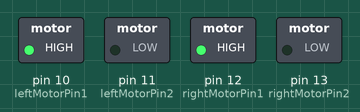
This sketch was run on a simulated Arduino Uno, built with avr-gcc and run on an emulated ATmega328P. Parts: switched loads named in the sketch (green lamp = pin HIGH).

Above: at 0.1 s.
Timing chart, 0 to 1.6 s (numbered marks = the images above):
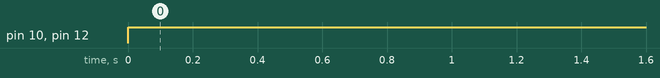

The sketch:

Line_Follow.ino
```cpp
// Define the pin numbers for the sensors and motors
const int leftSensorPin = 2;  // Left sensor connected to digital pin 2
const int rightSensorPin = 4; // Right sensor connected to digital pin 3
const int leftMotorPin1 = 10;  // Left motor control pin 1
const int leftMotorPin2 = 11;  // Left motor control pin 2
const int rightMotorPin1 = 12; // Right motor control pin 1
const int rightMotorPin2 = 13; // Right motor control pin 2

// Define the threshold for detecting the line
const int threshold = 500; // Adjust this value according to your sensors

// Define motor control functions
void forward() {
  digitalWrite(leftMotorPin1, HIGH);
  digitalWrite(leftMotorPin2, LOW);
  digitalWrite(rightMotorPin1, HIGH);
  digitalWrite(rightMotorPin2, LOW);
}

void left() {
  digitalWrite(leftMotorPin1, LOW);
  digitalWrite(leftMotorPin2, HIGH);
  digitalWrite(rightMotorPin1, HIGH);
  digitalWrite(rightMotorPin2, LOW);
}

void right() {
  digitalWrite(leftMotorPin1, HIGH);
  digitalWrite(leftMotorPin2, LOW);
  digitalWrite(rightMotorPin1, LOW);
  digitalWrite(rightMotorPin2, HIGH);
}

void stopMotors() {
  digitalWrite(leftMotorPin1, LOW);
  digitalWrite(leftMotorPin2, LOW);
  digitalWrite(rightMotorPin1, LOW);
  digitalWrite(rightMotorPin2, LOW);
}

void setup() {
  // Initialize sensor pins as INPUT
  pinMode(leftSensorPin, INPUT);
  pinMode(rightSensorPin, INPUT);

  // Initialize motor control pins as OUTPUT
  pinMode(leftMotorPin1, OUTPUT);
  pinMode(leftMotorPin2, OUTPUT);
  pinMode(rightMotorPin1, OUTPUT);
  pinMode(rightMotorPin2, OUTPUT);
}

void loop() {
  // Read sensor values
  forward();
}
```

Measured:
- by itself, pin 10 (leftMotorPin1), pin 12 (rightMotorPin1): LOW → HIGH at 0.00 s
